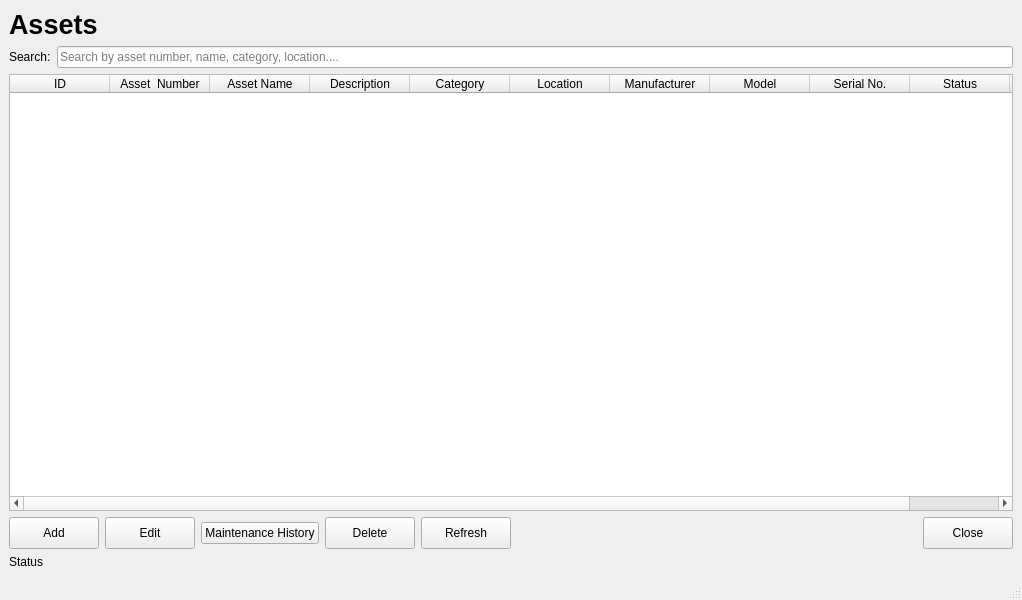
<?xml version="1.0" encoding="UTF-8"?>
<ui version="4.0">
 <class>AssetsWindow</class>
 <widget class="QMainWindow" name="AssetsWindow">
  <property name="geometry">
   <rect>
    <x>0</x>
    <y>0</y>
    <width>1022</width>
    <height>600</height>
   </rect>
  </property>
  <property name="windowTitle">
   <string>Assets</string>
  </property>
  <widget class="QWidget" name="centralwidget">
   <layout class="QVBoxLayout" name="verticalLayout">
    <item>
     <widget class="QLabel" name="lblTitle">
      <property name="font">
       <font>
        <pointsize>20</pointsize>
        <bold>true</bold>
       </font>
      </property>
      <property name="text">
       <string>Assets</string>
      </property>
     </widget>
    </item>
    <item>
     <layout class="QHBoxLayout" name="horizontalLayout">
      <item>
       <widget class="QLabel" name="lblSearch">
        <property name="text">
         <string>Search:</string>
        </property>
       </widget>
      </item>
      <item>
       <widget class="QLineEdit" name="txtSearch">
        <property name="placeholderText">
         <string>Search by asset number, name, category, location....</string>
        </property>
       </widget>
      </item>
     </layout>
    </item>
    <item>
     <widget class="QTableWidget" name="tblAssets">
      <property name="alternatingRowColors">
       <bool>true</bool>
      </property>
      <property name="sortingEnabled">
       <bool>true</bool>
      </property>
      <property name="columnCount">
       <number>11</number>
      </property>
      <column>
       <property name="text">
        <string>ID</string>
       </property>
      </column>
      <column>
       <property name="text">
        <string>Asset  Number</string>
       </property>
      </column>
      <column>
       <property name="text">
        <string>Asset Name</string>
       </property>
      </column>
      <column>
       <property name="text">
        <string>Description</string>
       </property>
      </column>
      <column>
       <property name="text">
        <string>Category</string>
       </property>
      </column>
      <column>
       <property name="text">
        <string>Location</string>
       </property>
      </column>
      <column>
       <property name="text">
        <string>Manufacturer</string>
       </property>
      </column>
      <column>
       <property name="text">
        <string>Model</string>
       </property>
      </column>
      <column>
       <property name="text">
        <string>Serial No.</string>
       </property>
      </column>
      <column>
       <property name="text">
        <string>Status</string>
       </property>
      </column>
      <column>
       <property name="text">
        <string>Warranty Expiry</string>
       </property>
      </column>
     </widget>
    </item>
    <item>
     <layout class="QHBoxLayout" name="horizontalLayout_2">
      <item>
       <widget class="QPushButton" name="btnAdd">
        <property name="minimumSize">
         <size>
          <width>90</width>
          <height>32</height>
         </size>
        </property>
        <property name="font">
         <font>
          <family>Segoe UI</family>
         </font>
        </property>
        <property name="styleSheet">
         <string notr="true"/>
        </property>
        <property name="text">
         <string>Add</string>
        </property>
       </widget>
      </item>
      <item>
       <widget class="QPushButton" name="btnEdit">
        <property name="minimumSize">
         <size>
          <width>90</width>
          <height>32</height>
         </size>
        </property>
        <property name="styleSheet">
         <string notr="true"/>
        </property>
        <property name="text">
         <string>Edit</string>
        </property>
       </widget>
      </item>
      <item>
       <widget class="QPushButton" name="btnHistory">
        <property name="text">
         <string>Maintenance History</string>
        </property>
       </widget>
      </item>
      <item>
       <widget class="QPushButton" name="btnDelete">
        <property name="minimumSize">
         <size>
          <width>90</width>
          <height>32</height>
         </size>
        </property>
        <property name="styleSheet">
         <string notr="true"/>
        </property>
        <property name="text">
         <string>Delete</string>
        </property>
       </widget>
      </item>
      <item>
       <widget class="QPushButton" name="btnRefresh">
        <property name="minimumSize">
         <size>
          <width>90</width>
          <height>32</height>
         </size>
        </property>
        <property name="styleSheet">
         <string notr="true"/>
        </property>
        <property name="text">
         <string>Refresh</string>
        </property>
       </widget>
      </item>
      <item>
       <spacer name="horizontalSpacer">
        <property name="orientation">
         <enum>Qt::Orientation::Horizontal</enum>
        </property>
        <property name="sizeHint" stdset="0">
         <size>
          <width>40</width>
          <height>20</height>
         </size>
        </property>
       </spacer>
      </item>
      <item>
       <widget class="QPushButton" name="btnClose">
        <property name="minimumSize">
         <size>
          <width>90</width>
          <height>32</height>
         </size>
        </property>
        <property name="styleSheet">
         <string notr="true"/>
        </property>
        <property name="text">
         <string>Close</string>
        </property>
       </widget>
      </item>
     </layout>
    </item>
    <item>
     <widget class="QLabel" name="lblStatus">
      <property name="text">
       <string>Status</string>
      </property>
     </widget>
    </item>
   </layout>
  </widget>
  <widget class="QMenuBar" name="menubar">
   <property name="geometry">
    <rect>
     <x>0</x>
     <y>0</y>
     <width>1022</width>
     <height>33</height>
    </rect>
   </property>
  </widget>
  <widget class="QStatusBar" name="statusbar"/>
 </widget>
 <resources/>
 <connections/>
</ui>
